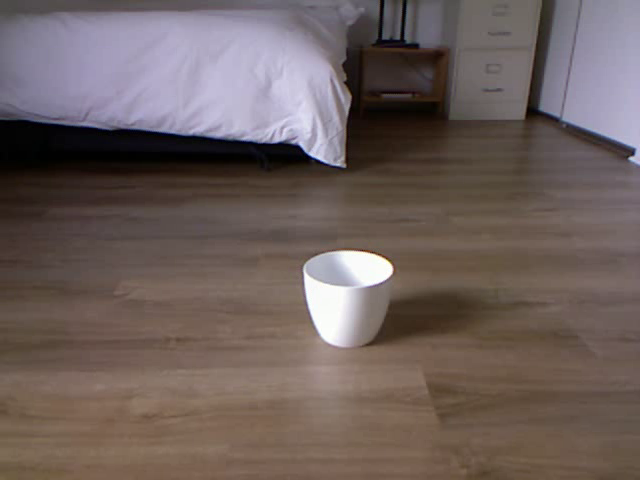
#> input picture frame 97 of videos/VIDEO-20250109-142924.mp4, 640 x 480 px
$ jupyter execute test_shi_tomasi.ipynb
#> lines starting #> are read from the running program, lines starting #| are printed output that depends on the picture; after the words box and inside, x2 and y2 are one past the last pixel; in counts of white or black regions, pixels touching at a corner belong together
[cell 1]
import numpy as np
import cv2 as cv
from matplotlib import pyplot as plt

[cell 2]
video_name = "videos/VIDEO-20250109-142924.mp4"
cap_video = cv.VideoCapture(video_name)
ret, img = cap_video.read()
#> img is the input picture: shape (480, 640, 3); mean B, G, R 92.9, 96, 109.3
gray = cv.cvtColor(img,cv.COLOR_BGR2GRAY)
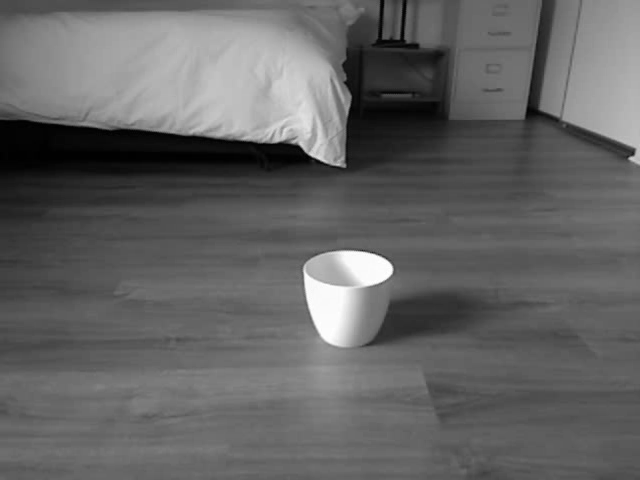
#> gray: shape (480, 640); min 0, max 255, mean 99.6

[cell 3]
corners = cv.goodFeaturesToTrack(gray, 1000, 0.001, 5)
#> corners = 1000 rows, first 8: [629, 158], [344, 166], [344, 82], [634, 149], [633, 155], [291, 141], [383, 38], [399, 38]
corners = np.int_(corners)

for i in corners:
    x,y = i.ravel()
    cv.circle(img,(x,y),3,255,-1)
#> this loop made 1000 passes
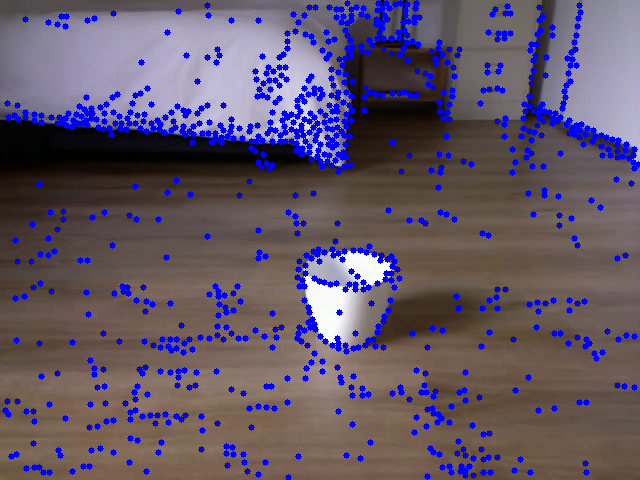
#> img: shape (480, 640, 3); 9.3% of pixels changed, all inside (x1, y1, x2, y2) = (2, 0, 640, 480)

plt.imshow(img)
plt.show()

$ run again, starting later in the video
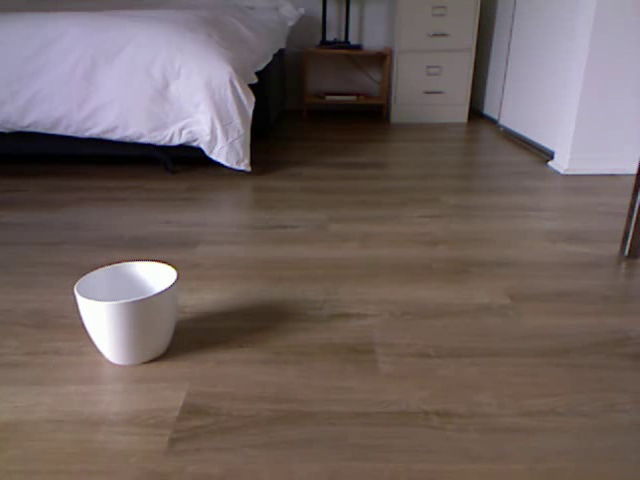
#> input picture frame 436 of videos/VIDEO-20250109-142924.mp4, 640 x 480 px
#> img is the input picture: shape (480, 640, 3); mean B, G, R 94.9, 97.9, 111.6
#> `gray = cv.cvtColor(img,cv.COLOR_BGR2GRAY)`:
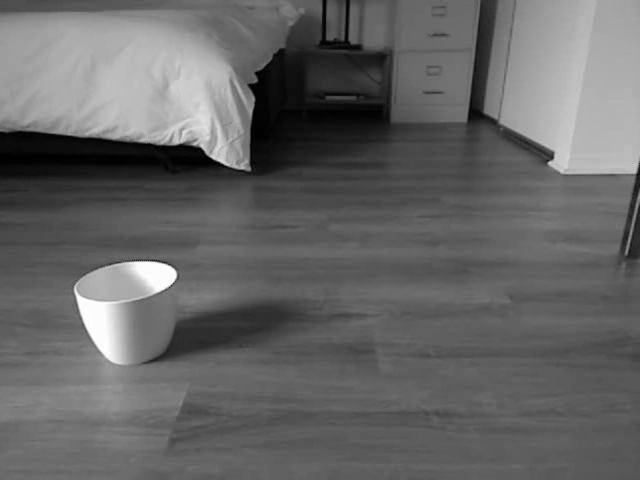
#> gray: shape (480, 640); min 0, max 255, mean 101.7
#> corners = 1000 rows, first 8: [549, 163], [248, 84], [249, 169], [552, 158], [193, 143], [553, 152], [256, 73], [625, 254]
#> the loop `for i in corners:` made 1000 passes
#> after the loop `for i in corners:`:
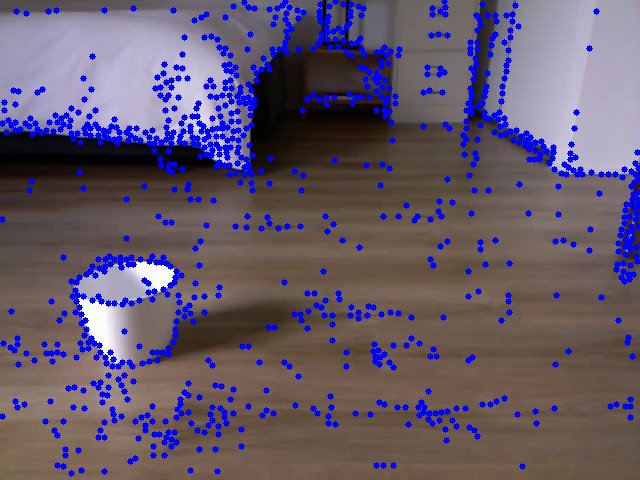
#> img: shape (480, 640, 3); 9.26% of pixels changed, all inside (x1, y1, x2, y2) = (0, 0, 640, 477)

$ run again, starting later in the video
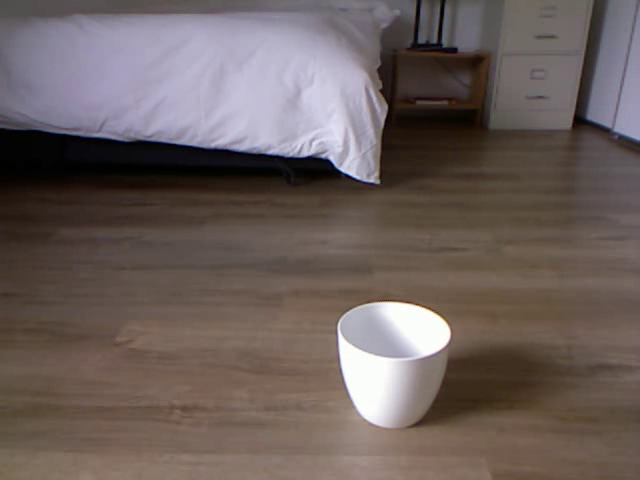
#> input picture frame 776 of videos/VIDEO-20250109-142924.mp4, 640 x 480 px
#> img is the input picture: shape (480, 640, 3); mean B, G, R 92.6, 95.7, 107.8
#> `gray = cv.cvtColor(img,cv.COLOR_BGR2GRAY)`:
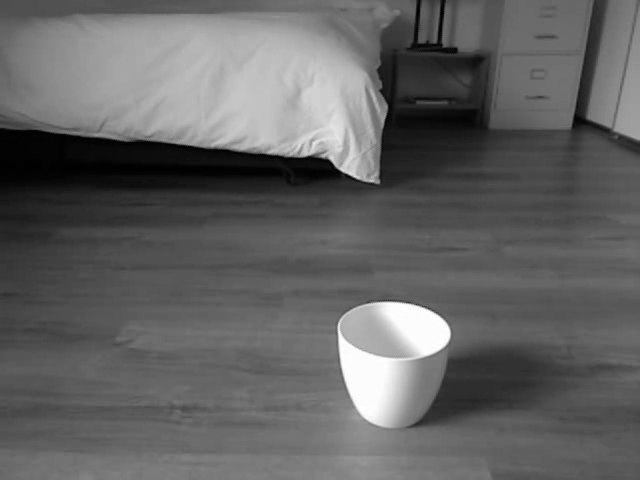
#> gray: shape (480, 640); min 0, max 255, mean 98.9
#> corners = 1000 rows, first 8: [378, 182], [443, 46], [380, 90], [321, 155], [326, 157], [456, 48], [418, 42], [339, 167]
#> the loop `for i in corners:` made 1000 passes
#> after the loop `for i in corners:`:
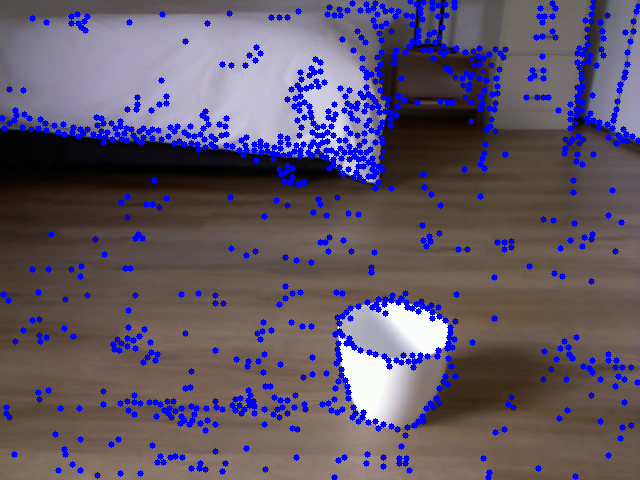
#> img: shape (480, 640, 3); 9.28% of pixels changed, all inside (x1, y1, x2, y2) = (0, 0, 640, 480)
